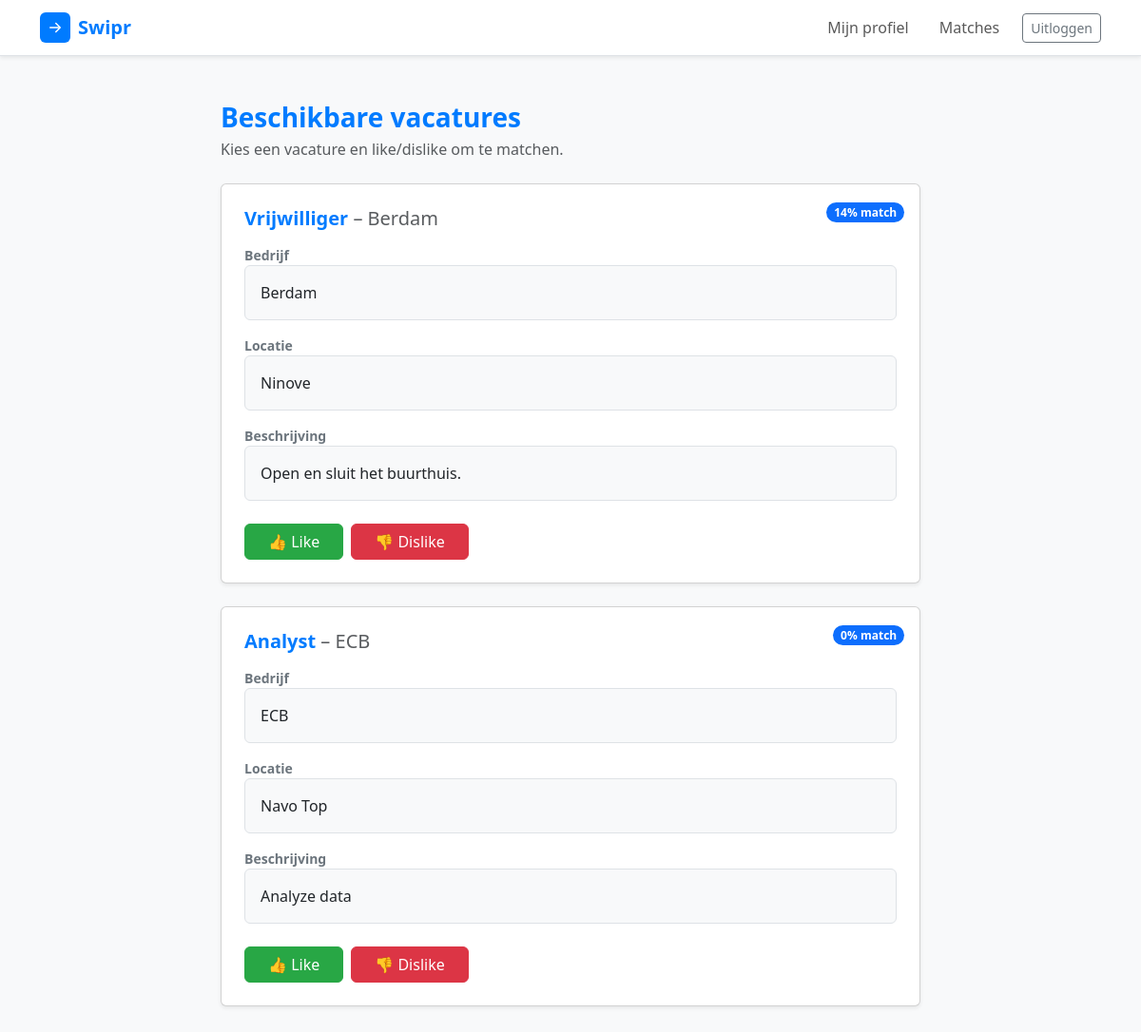
Page /vacatures_student (signed in) on the earlier database version.
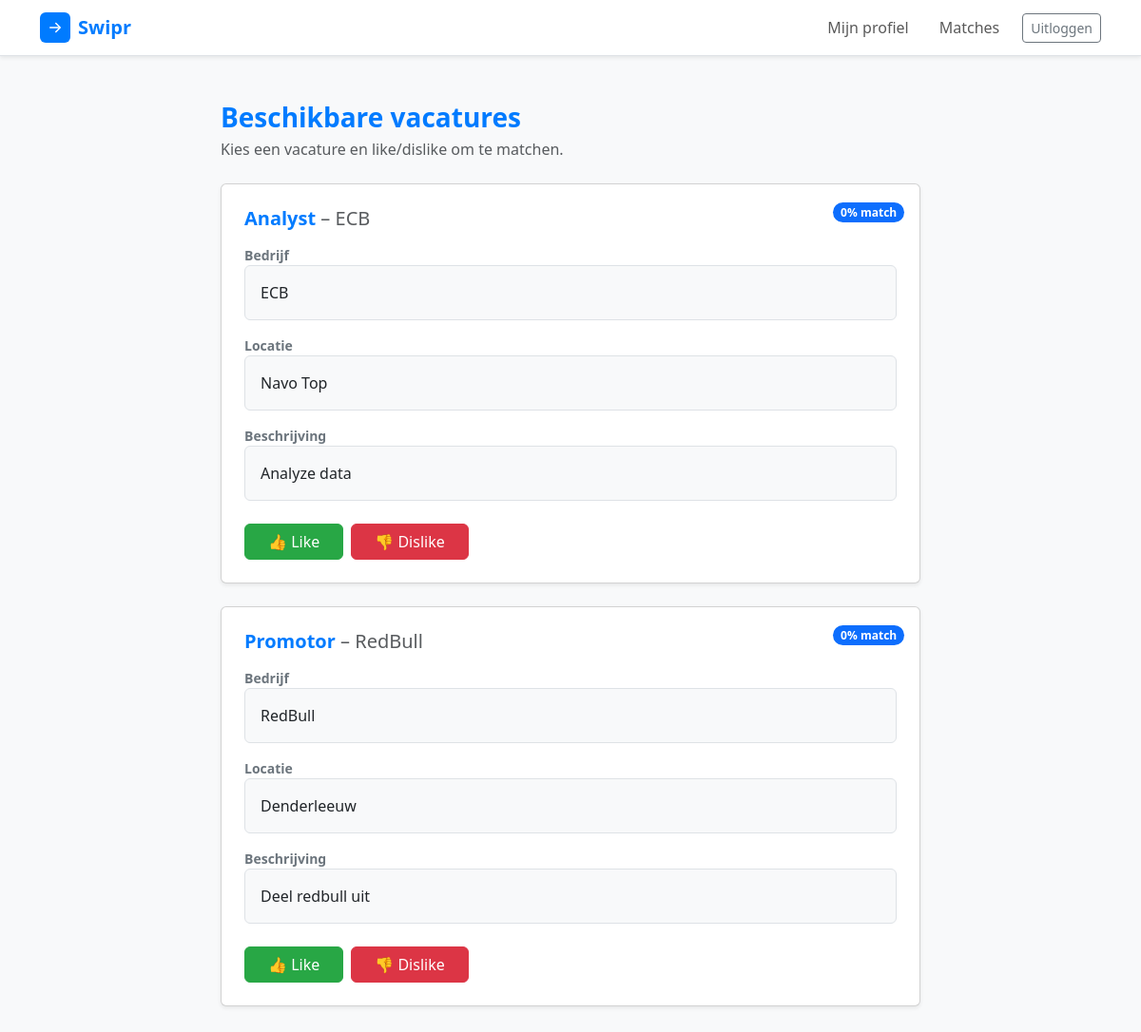
Same page on the later database version.
### apppp/models.py (models this page shows)
class JobListing(db.Model):
    __tablename__ = "job_listing"
    id = db.Column(db.Integer, primary_key=True, autoincrement=True)
    employer_id = db.Column(db.Integer, db.ForeignKey("employer.id"), nullable=False)
    client = db.Column(db.String(140), nullable=True)
    is_active = db.Column(db.Boolean, default=True)
    title = db.Column(db.String(140), nullable=False)
    description = db.Column(db.Text)
    location = db.Column(db.String(120))
    employer = db.relationship("Employer", back_populates="job_listings")
    matches = db.relationship("Match", back_populates="job")

### apppp/routes.py (the view)
    @app.route("/vacatures_student")
    @login_required
    def vacatures_student():
        if getattr(current_user, "role", None) != "student":
            flash("Alleen studenten kunnen deze pagina bekijken.", "danger")
            return redirect(url_for("index"))
        stopwords = set()
        try:
            from utils.stopwords import load_stopwords_from_db  # project-level utils/
            stopwords = set(load_stopwords_from_db() or [])
        except Exception:
            stopwords = set()
        jobs = JobListing.query.filter_by(is_active=True).all()
        liked_matches = Match.query.filter_by(user_id=current_user.id).all()
        liked_job_ids = [m.job_id for m in liked_matches]
        disliked_job_ids = [d.job_id for d in Dislike.query.filter_by(user_id=current_user.id).all()]
        liked_words = []
        for m in liked_matches:
            job = JobListing.query.get(m.job_id)
            if job:
                fields = f"{job.title or ''} {job.description or ''} {job.location or ''}"
                liked_words.extend(tokenize(fields, stopwords))
        liked_word_set = set(liked_words)
        def job_fit_score_and_pct(job: JobListing):
            fields = f"{job.title or ''} {job.description or ''} {job.location or ''}"
            job_words = tokenize(fields, stopwords)
            job_word_set = set(job_words)
            overlap = len(job_word_set & liked_word_set)
            total = len(job_word_set)
            pct = int((overlap / total) * 100) if total > 0 else 0
            return overlap, pct
        jobs_to_show = []
        for job in jobs:
            if job.id in liked_job_ids or job.id in disliked_job_ids:
                continue
            job.company_name = job.employer.name if job.employer else "Onbekend"
            overlap, pct = job_fit_score_and_pct(job)
            jobs_to_show.append(
                {
                    "job": job,
                    "liked": False,
                    "fit_pct": pct,
                    "overlap": overlap,
                }
            )
        jobs_sorted = sorted(jobs_to_show, key=lambda x: (x["fit_pct"], x["overlap"]), reverse=True)
        return render_template("vacatures_list.html", jobs=jobs_sorted)

### utils/stopwords.py (called while the page is built)
def load_stopwords():
    words = set()
    try:
        result = db.session.execute("SELECT word FROM stopwords")
        for row in result:
            val = getattr(row, 'word', None)
            if val is None:
                try:
                    val = row[0]
                except Exception:
                    val = None
            if val:
                words.add(str(val).strip().lower())
    except Exception as e:
        try:
            from app import app as flask_app
            flask_app.logger.exception('Error loading stopwords from local DB: %s', e)
        except Exception:
            pass
    return words

def load_stopwords_from_db():
    return load_stopwords()

### templates/vacatures_list.html (shortened to what this page needs)
{% extends "base.html" %}
{% block content %}
{% from '_navbar.html' import navbar %}
{{ navbar(
variant='student',
show_brand=True,
links=[
{'href':'/student_dashboard','label':'Mijn profiel'},
{'href':'/match_page','label':'Matches'}
],
right_buttons=[
{'href':'/logout','label':'Uitloggen','style':'outline'}
]
) }}
<div class="container py-5">
  <div class="row justify-content-center">
    <div class="col-lg-8">
      <h1 class="h3 fw-bold text-swipr-student mb-1">Beschikbare vacatures</h1>
      <p class="text-muted mb-4">Kies een vacature en like/dislike om te matchen.</p>
      {% if jobs %}
      {% for item in jobs %}
      <div class="card shadow-sm mb-4 position-relative">
        <div class="card-body p-4">
          <div class="position-absolute top-0 end-0 m-3">
            <span class="badge rounded-pill text-bg-primary">
              {{ item.fit_pct }}% match
            </span>
          </div>
          <h2 class="h5 fw-bold text-swipr-student mb-3">
            {{ item.job.title }}
            {% if item.job.client %}
            <span class="text-muted fw-normal"> – {{ item.job.client }}</span>
            {% endif %}
          </h2>
          <div class="mb-3">
            <div class="fw-semibold small text-secondary">Bedrijf</div>
            <div class="bg-light border rounded p-3">
              {{ item.job.client or item.job.company_name or 'Onbekend' }}
            </div>
          </div>
          <div class="mb-3">
            <div class="fw-semibold small text-secondary">Locatie</div>
            <div class="bg-light border rounded p-3">
              {{ item.job.location }}
            </div>
          </div>
          <div class="mb-3">
            <div class="fw-semibold small text-secondary">Beschrijving</div>
            <div class="bg-light border rounded p-3">
              {{ item.job.description }}
            </div>
          </div>
          <div class="d-flex gap-2 flex-wrap mt-4">
            <form action="/jobs/{{ item.job.id }}/like" method="POST" class="m-0">
              <button type="submit" class="btn btn-like px-4">
                👍 Like
              </button>
            </form>
            <form action="/jobs/{{ item.job.id }}/dislike" method="POST" class="m-0">
              <button type="submit" class="btn btn-dislike px-4">
                👎 Dislike
              </button>
            </form>
          </div>
        </div>
      </div>
      {% endfor %}
      {% else %}
      <div class="card shadow-sm">
        <div class="card-body p-4">
          <p class="text-muted mb-0">Geen vacatures beschikbaar op dit moment.</p>
        </div>
      </div>
      {% endif %}
    </div>
  </div>
</div>
{% endblock %}

### templates/base.html (shortened to what this page needs)
<!DOCTYPE html>
<html lang="nl">
<head>
  <link href="https://cdn.jsdelivr.net/npm/bootstrap@5.3.3/dist/css/bootstrap.min.css" rel="stylesheet">
  <link rel="stylesheet" href="{{ url_for('static', filename='css/style.css') }}">
</head>
<body class="bg-light">
  {% block content %}{% endblock %}
</body>
</html>

### templates/_navbar.html (shortened to what this page needs)
{% from '_logo.html' import logo_brand %}
{% macro navbar(variant='student', show_brand=True, links=[], right_buttons=[]) %}
<nav class="navbar navbar-expand-lg navbar-light bg-white border-bottom shadow-sm">
  <div class="container">
    {% if show_brand %}
  {% set brand_bg = '#007bff' if variant == 'student' else '#ff4b5c' %}
  <a class="navbar-brand fw-bold d-flex align-items-center gap-2
     {% if variant == 'student' %}text-swipr-student{% else %}text-swipr-bedrijf{% endif %}"
     href="/">
    {{ logo_brand(32, brand_bg, 'Swipr') }}
  </a>
{% endif %}
    <div class="collapse navbar-collapse" id="mainNav">
      <ul class="navbar-nav ms-auto align-items-lg-center gap-lg-3">
        {% for link in links %}
          <li class="nav-item">
            <a class="nav-link" href="{{ link.href }}">{{ link.label }}</a>
          </li>
        {% endfor %}
        {% for btn in right_buttons %}
          <li class="nav-item">
            <a href="{{ btn.href }}"
               class="btn
               {% if btn.style == 'outline' %}
                 btn-outline-secondary btn-sm
               {% elif variant == 'student' %}
                 btn-swipr-student
               {% else %}
                 btn-swipr-bedrijf
               {% endif %}">
              {{ btn.label }}
            </a>
          </li>
        {% endfor %}
      </ul>
    </div>
  </div>
</nav>
{% endmacro %}

### templates/_logo.html (shortened to what this page needs)
{% macro logo_brand(size=32, bg_color='#007bff', text='Swipr') %}
<span class="d-inline-flex align-items-center gap-2 fw-semibold">
  <span class="d-inline-flex align-items-center justify-content-center rounded"
        style="width:{{ size }}px;height:{{ size }}px;background-color:{{ bg_color }};">
    <svg width="18" height="18" viewBox="0 0 24 24" fill="none"
         xmlns="http://www.w3.org/2000/svg">
      <path d="M5 12h12" stroke="white" stroke-width="2"
            stroke-linecap="round" stroke-linejoin="round"/>
      <path d="M13 6l6 6-6 6" stroke="white" stroke-width="2"
            stroke-linecap="round" stroke-linejoin="round"/>
    </svg>
  </span>
  <span>{{ text }}</span>
</span>
{% endmacro %}

### static/css/style.css (style rules this page uses)
:root { --swipr-blue: #007bff; --swipr-blue-dark: #0056b3; --swipr-red: #ff4b5c; --swipr-red-dark: #e04352; }
.btn-like { background-color: #28a745; border-color: #28a745; color: #fff; }
.btn-dislike { background-color: #dc3545; border-color: #dc3545; color: #fff; }
.text-swipr-student { color: var(--swipr-blue) !important; }

Differences in the rows shown:
removed JobListing: job "Vrijwilliger", job.client "Berdam", job "Berdam", job.location "Ninove", job.description "Open en sluit het buurthuis."
added JobListing: job "Promotor", job.client "RedBull", job "RedBull", job.location "Denderleeuw", job.description "Deel redbull uit"
Other differences:
new list line: "0 % match – Bedrijf Locatie Beschrijving 👍 Like 👎 Dislike"
list line gone: "14 % match – Bedrijf Locatie Beschrijving 👍 Like 👎 Dislike"
